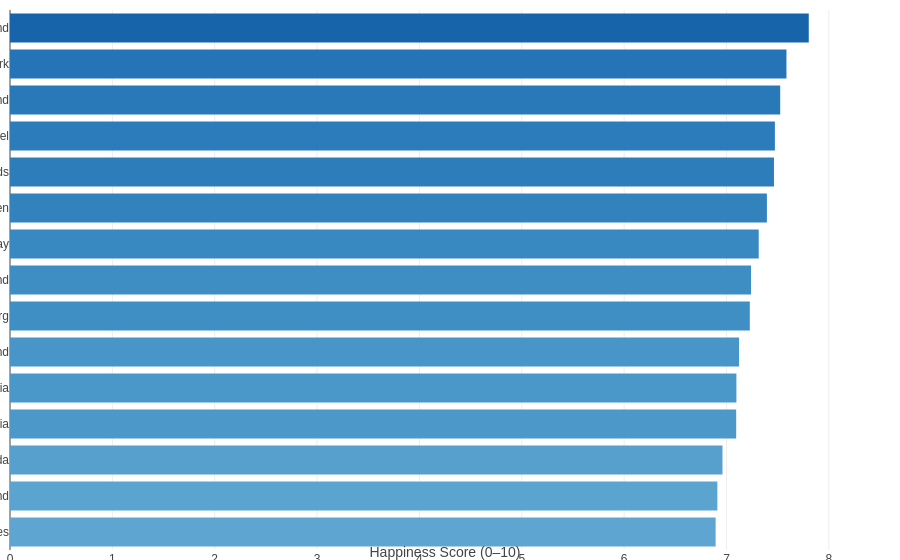

Here is the notebook cell this chart was saved with:
### Code cell
# ── STEP 2: Add a chart + apply appropriate colour rule ───────────────────────────
import streamlit as st
import pandas as pd
import plotly.express as px

df = pd.read_csv('../data/world_happiness_2023.csv')
df.columns = ['Country','Region','Score','GDP','Social_Support',
              'Life_Expectancy','Freedom','Generosity','Corruption']

st.title("World Happiness Dashboard")

top15 = df.nlargest(15, 'Score').sort_values('Score')

# The bars are ordered, not categorical — sequential blue (light→dark) is appropriate
fig = px.bar(top15, x='Score', y='Country', orientation='h',
             color='Score',
             color_continuous_scale='Blues',  
             range_color=[5.0, 8.5],
             labels={'Score': 'Happiness Score (0–10)', 'Country': ''})
fig.update_layout(plot_bgcolor='white', paper_bgcolor='white',
                  font=dict(family='Arial', size=12),
                  xaxis=dict(range=[0, 8.5]),  
                  coloraxis_showscale=False,
                  margin=dict(l=10,r=20,t=10,b=10))
fig.update_traces(marker_line_width=0)
fig.show()
st.plotly_chart(fig, width='stretch')  # always use this

### Figure 1 — Plotly figure (JSON) as saved in the notebook; plotly's stock layout.template omitted (floating-point values rounded to 4 significant figures)
{"data": [{"alignmentgroup": "True", "hovertemplate": "Happiness Score (0–10)=%{marker.color}<br>=%{y}<extra></extra>", "legendgroup": "", "marker": {"color": [6.894, 6.911, 6.961, 7.095, 7.097, 7.123, 7.228, 7.24, 7.315, 7.395, 7.464, 7.473, 7.525, 7.586, 7.804], "coloraxis": "coloraxis", "line": {"width": 0}, "pattern": {"shape": ""}}, "name": "", "offsetgroup": "", "orientation": "h", "showlegend": false, "textposition": "auto", "type": "bar", "x": [6.894, 6.911, 6.961, 7.095, 7.097, 7.123, 7.228, 7.24, 7.315, 7.395, 7.464, 7.473, 7.525, 7.586, 7.804], "xaxis": "x", "y": ["United States", "Ireland", "Canada", "Australia", "Austria", "New Zealand", "Luxembourg", "Switzerland", "Norway", "Sweden", "Netherlands", "Israel", "Iceland", "Denmark", "Finland"], "yaxis": "y"}], "layout": {"autosize": true, "barmode": "relative", "coloraxis": {"cmax": 8.5, "cmin": 5, "colorbar": {"title": {"text": "Happiness Score (0–10)"}}, "colorscale": [[0, "rgb(247,251,255)"], [0.125, "rgb(222,235,247)"], [0.25, "rgb(198,219,239)"], [0.375, "rgb(158,202,225)"], [0.5, "rgb(107,174,214)"], [0.625, "rgb(66,146,198)"], [0.75, "rgb(33,113,181)"], [0.875, "rgb(8,81,156)"], [1, "rgb(8,48,107)"]], "showscale": false}, "font": {"family": "Arial", "size": 12}, "legend": {"tracegroupgap": 0}, "margin": {"b": 10, "l": 10, "r": 20, "t": 10}, "paper_bgcolor": "white", "plot_bgcolor": "white", "xaxis": {"anchor": "y", "domain": [0, 1], "range": [0, 8.5], "title": {"text": "Happiness Score (0–10)"}, "type": "linear"}, "yaxis": {"anchor": "x", "autorange": true, "domain": [0, 1], "range": [-0.5, 14.5], "title": {"text": ""}, "type": "category"}}}
